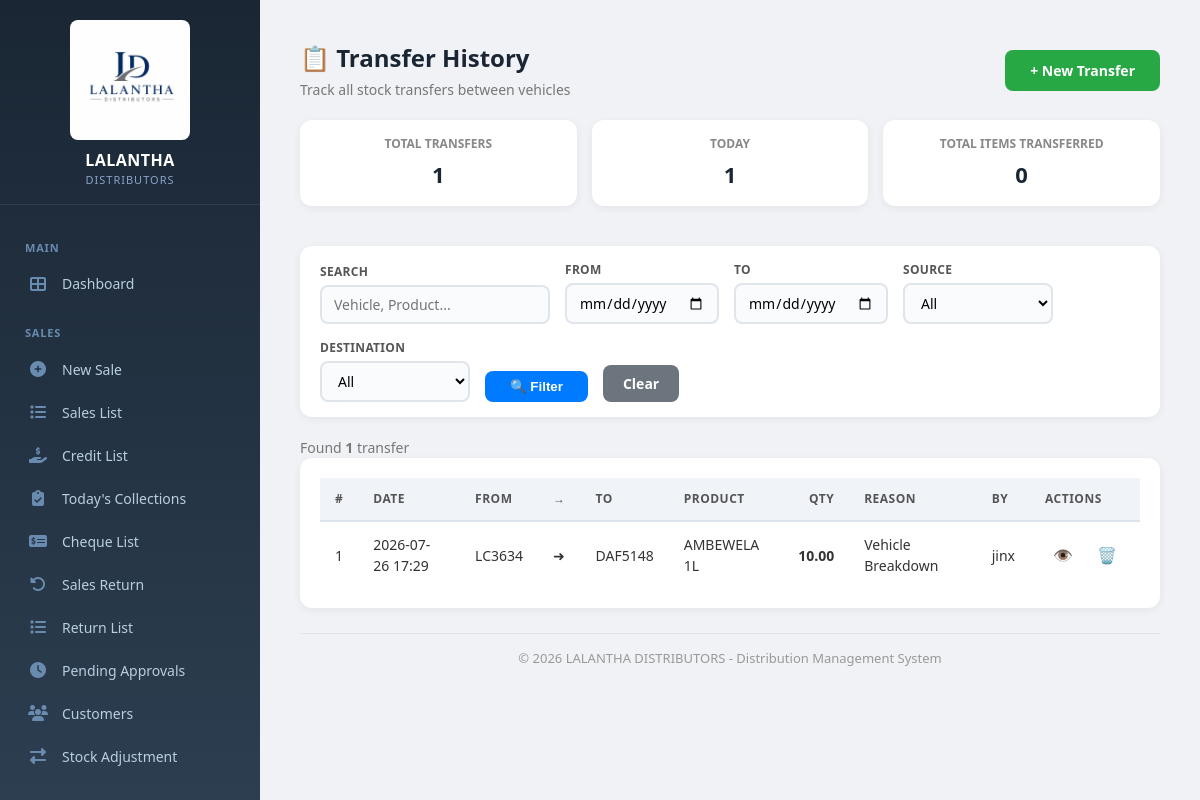
Page /transfers/ (signed in) on the committed database.
### core/models.py (models this page shows, shortened)
class StockTransfer(models.Model):
    REASON_CHOICES = [
        ('BREAKDOWN', 'Vehicle Breakdown'),
        ('ROUTE_CHANGE', 'Route Change'),
        ('STOCK_BALANCE', 'Stock Balancing'),
        ('DRIVER_CHANGE', 'Driver Change'),
        ('OTHER', 'Other'),
    ]
    source_vehicle = models.ForeignKey(
        Vehicle,
        on_delete=models.CASCADE,
        related_name='transfers_out'
    )
    destination_vehicle = models.ForeignKey(
        Vehicle,
        on_delete=models.CASCADE,
        related_name='transfers_in'
    )
    product = models.ForeignKey(Product, on_delete=models.CASCADE)
    quantity = models.DecimalField(max_digits=15, decimal_places=2)
    date = models.DateField(default=date.today)
    transfer_date = models.DateTimeField(auto_now_add=True)
    transferred_by = models.ForeignKey(User, on_delete=models.SET_NULL, null=True, related_name='stock_transfers')
    reason = models.CharField(max_length=20, choices=REASON_CHOICES, default='STOCK_BALANCE')
    notes = models.TextField(blank=True, null=True)
    class Meta:
        ordering = ['-transfer_date']

class Vehicle(models.Model):
    VEHICLE_TYPES = [
        ('Lorry', 'Lorry'),
        ('Van', 'Van'),
        ('Truck', 'Truck'),
        ('Pickup', 'Pickup'),
        ('Tractor', 'Tractor'),
        ('Other', 'Other'),
    ]
    FUEL_TYPES = [
        ('Petrol', 'Petrol'),
        ('Diesel', 'Diesel'),
        ('Electric', 'Electric'),
        ('Hybrid', 'Hybrid'),
    ]
    STATUS_CHOICES = [
        ('ACTIVE', 'Active'),
        ('INACTIVE', 'Inactive'),
        ('MAINTENANCE', 'Under Maintenance'),
    ]
    vehicle_number = models.CharField(max_length=50, unique=True, help_text="e.g., LC-3634")
    vehicle_type = models.CharField(max_length=20, choices=VEHICLE_TYPES, default='Lorry')
    driver_name = models.CharField(max_length=100, help_text="Current driver name")
    is_active = models.BooleanField(default=True)
    status = models.CharField(max_length=20, choices=STATUS_CHOICES, default='ACTIVE')
    registration_number = models.CharField(max_length=50, blank=True, null=True)
    registration_expiry = models.DateField(null=True, blank=True)
    insurance_expiry = models.DateField(null=True, blank=True)
    last_service_date = models.DateField(null=True, blank=True)
    mileage = models.DecimalField(max_digits=12, decimal_places=2, null=True, blank=True, help_text="Current odometer reading")
    fuel_type = models.CharField(max_length=20, choices=FUEL_TYPES, default='Diesel')
    capacity = models.DecimalField(max_digits=10, decimal_places=2, null=True, blank=True, help_text="Weight capacity in tons or volume in liters")
    notes = models.TextField(blank=True, null=True)
    purchase_date = models.DateField(null=True, blank=True)
    purchase_price = models.DecimalField(max_digits=12, decimal_places=2, null=True, blank=True)
    current_value = models.DecimalField(max_digits=12, decimal_places=2, null=True, blank=True, help_text="Optional depreciated value")
    created_at = models.DateTimeField(auto_now_add=True)
    updated_at = models.DateTimeField(auto_now=True)
    class Meta:
        ordering = ['vehicle_number']

class Product(models.Model):
    name = models.CharField(max_length=200)
    code = models.CharField(max_length=50, unique=True)
    category = models.ForeignKey('Category', on_delete=models.SET_NULL, null=True, blank=True)
    unit = models.CharField(max_length=20)
    cost_price = models.DecimalField(max_digits=15, decimal_places=2, default=0)
    selling_price = models.DecimalField(max_digits=15, decimal_places=2, default=0)
    description = models.TextField(blank=True, null=True)
    notes = models.TextField(blank=True, null=True)
    is_active = models.BooleanField(default=True)
    created_at = models.DateTimeField(auto_now_add=True)
    updated_at = models.DateTimeField(auto_now=True)

### core/decorators.py (the view)
        def wrapper(request, *args, **kwargs):
            if not request.user.is_authenticated:
                messages.error(request, 'Please login first.')
                return redirect('/login/')  # ✅ Always returns
            try:
                profile = request.user.profile
                if profile.has_permission(permission):
                    return view_func(request, *args, **kwargs)  # ✅ Returns view response
                else:
                    messages.error(request, f'You do not have permission to access this page. Required: {permission}')
                    return redirect('/reports/')  # ✅ Always returns
            except UserProfile.DoesNotExist:
                messages.error(request, 'User profile not found. Please contact admin.')
                return redirect('/logout/')  # ✅ Always returns

### core/context_processors.py (called while the page is built)
def cache_version(request):
    return {
        'cache_version': settings.CACHE_VERSION
    }

### core/models.py (called while the page is built, shortened)
    def has_permission(self, permission):
        if self.role == 'Admin':
            return True

### core/templatetags/core_extras.py (called while the page is built)
@register.filter
def has_perm(profile, permission):
    try:
        return profile.has_permission(permission)
    except Exception:
        return False

### core/templates/core/transfer_list.html (shortened to what this page needs)
{% extends 'core/base.html' %}
{% load static %}
{% block content %}
<div class="container">
    <div class="page-title">
        <div>
            <h2>📋 Transfer History</h2>
            <span class="subtitle">Track all stock transfers between vehicles</span>
        </div>
        <a href="/transfer/add/" class="btn">+ New Transfer</a>
    </div>
    <div class="summary-grid">
        <div class="card">
            <div class="label">Total Transfers</div>
            <div class="value">{{ total_transfers }}</div>
        </div>
        <div class="card">
            <div class="label">Today</div>
            <div class="value">{{ transfers|length }}</div>
        </div>
        <div class="card">
            <div class="label">Total Items Transferred</div>
            <div class="value">
                {% with total=0 %}
                    {{ total|floatformat:0 }}
                {% endwith %}
            </div>
        </div>
    </div>
    <form method="GET" class="filter-bar">
        <div class="filter-group">
            <label>Search</label>
            <input type="text" name="search" placeholder="Vehicle, Product..." value="{{ search }}">
        </div>
        <div class="filter-group">
            <label>From</label>
            <input type="date" name="start_date" value="{{ start_date }}">
        </div>
        <div class="filter-group">
            <label>To</label>
            <input type="date" name="end_date" value="{{ end_date }}">
        </div>
        <div class="filter-group">
            <label>Source</label>
            <select name="source_vehicle">
                <option value="">All</option>
            </select>
        </div>
        <div class="filter-group">
            <label>Destination</label>
            <select name="destination_vehicle">
                <option value="">All</option>
            </select>
        </div>
        <button type="submit" class="btn-filter">🔍 Filter</button>
        <a href="/transfers/" class="btn-clear">Clear</a>
    </form>
    <div class="result-count">
        Found <strong>{{ transfers|length }}</strong> transfer{{ transfers|pluralize }}
    </div>
    <div class="table-container">
        <table>
            <thead>
                <tr>
                    <th>#</th>
                    <th>Date</th>
                    <th>From</th>
                    <th>→</th>
                    <th>To</th>
                    <th>Product</th>
                    <th style="text-align:right;">Qty</th>
                    <th>Reason</th>
                    <th>By</th>
                    <th>Actions</th>
                </tr>
            </thead>
            <tbody>
                {% for t in transfers %}
                <tr>
                    <td>{{ forloop.counter }}</td>
                    <td>{{ t.transfer_date|date:"Y-m-d H:i" }}</td>
                    <td>{{ t.source_vehicle.vehicle_number }}</td>
                    <td>➜</td>
                    <td>{{ t.destination_vehicle.vehicle_number }}</td>
                    <td>{{ t.product.name }}</td>
                    <td style="text-align:right; font-weight:600;">{{ t.quantity|floatformat:2 }}</td>
                    <td>{{ t.get_reason_display }}</td>
                    <td>{{ t.transferred_by.username|default:"-" }}</td>
                    <td>
                        <div class="action-icons">
                            <a href="/transfer/{{ t.id }}/" class="view" title="View">👁️</a>
                            <a href="/transfer/delete/{{ t.id }}/" class="delete" title="Delete" onclick="return confirm('Delete this transfer record?')">🗑️</a>
                        </div>
                    </td>
                </tr>
                {% endfor %}
            </tbody>
        </table>
    </div>
    <div class="footer">
        &copy; {% now "Y" %} LALANTHA DISTRIBUTORS - Distribution Management System
    </div>
</div>
{% endblock %}

### core/static/core/css/style.css (style rules this page uses)
* { margin: 0; padding: 0; box-sizing: border-box; }
body { font-family: -apple-system, BlinkMacSystemFont, "Segoe UI", Roboto, "Helvetica Neue", Arial, sans-serif; background: #f0f4f9; color: #1a2634; font-size: 14px; line-height: 1.5; min-height: 100vh; }
.container { max-width: 1400px; margin: 0 auto; padding: 20px; flex: 1; width: 100%; }
.card { background: white; border-radius: 12px; padding: 25px; box-shadow: 0 2px 8px rgba(0,0,0,0.06); margin-bottom: 20px; }
.page-title { display: flex; justify-content: space-between; align-items: center; margin-bottom: 20px; flex-wrap: wrap; gap: 15px; }
.page-title h2 { font-size: 24px; color: #1a2634; font-weight: 600; }
.page-title .subtitle { display: block; font-size: 13px; color: #888; margin-top: 3px; font-weight: 400; }
.btn { padding: 10px 22px; border: none; border-radius: 8px; font-weight: 600; cursor: pointer; font-size: 14px; text-decoration: none; display: inline-block; transition: 0.2s; background: #007bff; color: white; }
.table-container { overflow-x: auto; background: white; border-radius: 12px; }
table { width: 100%; border-collapse: collapse; font-size: 14px; }
table thead th { background: #f0f4f9; padding: 12px 15px; text-align: left; font-weight: 600; color: #555; font-size: 12px; text-transform: uppercase; letter-spacing: 0.5px; border-bottom: 2px solid #dde3ec; white-space: nowrap; }
table tbody td { padding: 12px 15px; border-bottom: 1px solid #edf1f7; color: #333; vertical-align: middle; }
table tbody tr:last-child td { border-bottom: none; }
.footer { text-align: center; padding: 20px; color: #999; font-size: 13px; margin-top: 20px; }
.form-control, input[type="text"], input[type="number"], input[type="date"], input[type="email"], input[type="password"], select, textarea { font-family: inherit; }

### core/templates/core/base.html (style rules this page uses)
* { margin: 0; padding: 0; box-sizing: border-box; }
body { font-family: 'Segoe UI', Arial, sans-serif; background: #f0f2f5; display: flex; min-height: 100vh; }
.container { max-width: 1400px; margin: 0 auto; }
.page-title { display: flex; justify-content: space-between; align-items: center; margin-bottom: 20px; flex-wrap: wrap; gap: 15px; }
.page-title h2 { font-size: 24px; color: #1a2634; }
.page-title .subtitle { color: #777; font-size: 14px; }
.page-title .btn { background: #28a745; color: white; padding: 10px 25px; border: none; border-radius: 8px; font-size: 14px; font-weight: 600; cursor: pointer; text-decoration: none; display: inline-block; }
.card { background: white; border-radius: 12px; padding: 20px; box-shadow: 0 2px 8px rgba(0,0,0,0.06); margin-bottom: 20px; }
.filter-bar { background: white; padding: 15px 20px; border-radius: 12px; margin-bottom: 20px; display: flex; flex-wrap: wrap; gap: 15px; align-items: end; box-shadow: 0 2px 8px rgba(0,0,0,0.06); }
.filter-bar .filter-group { display: flex; flex-direction: column; gap: 4px; }
.filter-bar .filter-group label { font-size: 12px; font-weight: 600; color: #555; text-transform: uppercase; letter-spacing: 0.3px; }
.filter-bar .filter-group input, .filter-bar .filter-group select { padding: 8px 12px; border: 2px solid #e0e4eb; border-radius: 8px; font-size: 14px; min-width: 150px; background: #fafbfc; }
.filter-bar .btn-filter { background: #007bff; color: white; padding: 8px 25px; border: none; border-radius: 8px; font-weight: 600; cursor: pointer; }
.filter-bar .btn-clear { background: #6c757d; color: white; padding: 8px 20px; border: none; border-radius: 8px; font-weight: 600; cursor: pointer; text-decoration: none; }
.table-container { background: white; border-radius: 12px; padding: 20px; box-shadow: 0 2px 8px rgba(0,0,0,0.06); overflow-x: auto; }
table { width: 100%; border-collapse: collapse; font-size: 14px; }
table th { background: #f8f9fc; padding: 12px 12px; text-align: left; font-weight: 600; color: #555; border-bottom: 2px solid #e0e4eb; white-space: nowrap; }
table td { padding: 12px 12px; border-bottom: 1px solid #edf1f7; color: #333; vertical-align: middle; }
.action-icons { display: flex; gap: 8px; }
.action-icons a { color: #555; text-decoration: none; padding: 4px 8px; border-radius: 6px; font-size: 16px; transition: 0.2s; }
.action-icons a.view { color: #007bff; }
.action-icons a.delete { color: #dc3545; }
.result-count { color: #777; font-size: 14px; margin-top: 10px; }
.footer { text-align: center; margin-top: 25px; padding: 15px; color: #999; font-size: 13px; border-top: 1px solid #e0e4eb; }

### rows in the picture
StockTransfer: transfer_date "2026-07-26 17:29", source_vehicle.vehicle_number "LC3634", destination_vehicle.vehicle_number "DAF5148", product.name "AMBEWELA 1L", quantity "10.00", reason "Vehicle Breakdown", transferred_by.username "jinx"

### other values in the picture
{{ total_transfers }} "1"
{{ transfers|length }} "1"
{{ total|floatformat:0 }} "0"
